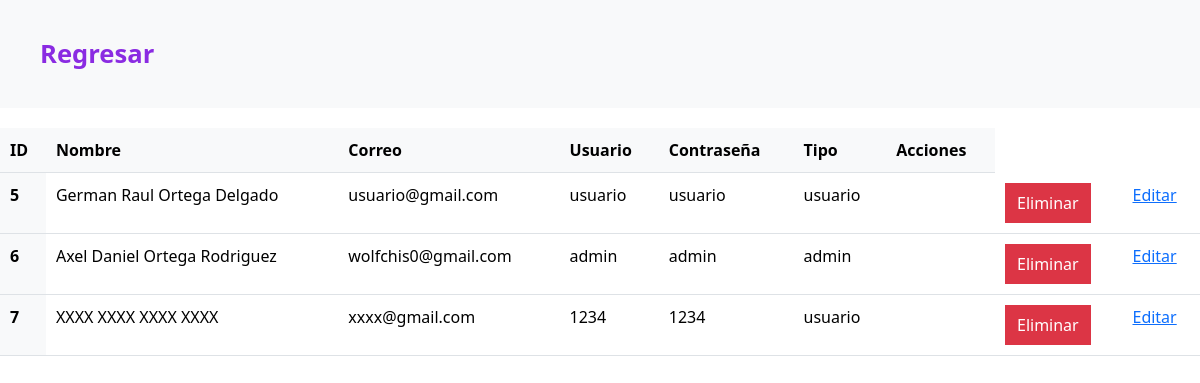
The page /php/leer.php on the database its author committed.
### tables this page shows
CREATE TABLE `usuarios` (
  `id_usuario` int(11) NOT NULL,
  `nombre_completo` varchar(50) NOT NULL,
  `correo` varchar(50) NOT NULL,
  `usuario` varchar(50) NOT NULL,
  `contrasena` varchar(50) NOT NULL,
  `tipo` varchar(45) NOT NULL
);

### php/leer.php (the view, shortened to what this page needs)
<!DOCTYPE html>
<html lang="en">
<head>
    <link rel="stylesheet" href="./css/leer.css">
    <link rel="stylesheet" href="/bootstrap-5.3.0-dist/css/bootstrap.min.css">
</head>
<body>
    <header id="header">
        <a href="../index.php" class="logo">Regresar</a>
    </header>
    <div class="espacio-tabla">
        <table class="table">
            <thead>
                <tr>
                    <th>ID</th>
                    <th>Nombre</th>
                    <th>Correo</th>
                    <th>Usuario</th>
                    <th>Contraseña</th>
                    <th>Tipo</th>
                    <th>Acciones</th>
                </tr>
            </thead>
            <tbody>
                <?php
                include 'conexion.php';
                $sql = "SELECT * FROM usuarios";
                $result = mysqli_query($conexion, $sql);
                while ($mostrar = mysqli_fetch_array($result)) {
                ?>
                    <tr>
                        <th><?php echo $mostrar['id_usuario']; ?></th>
                        <td><?php echo $mostrar['nombre_completo']; ?></td>
                        <td><?php echo $mostrar['correo']; ?></td>
                        <td><?php echo $mostrar['usuario']; ?></td>
                        <td><?php echo $mostrar['contrasena']; ?></td>
                        <td><?php echo $mostrar['tipo']; ?></td>
                        <td>
                            <form action="./eliminar.php" method="POST">
                        <td><input type="submit" value="Eliminar" name="btnEliminar"></td>
                        </form>
                        </td>
                        <td>
                            <a href="./editar.php?id=<?php echo $mostrar['id_usuario']; ?>">Editar</a>
                        </td>
                    </tr>
                <?php
                }
                ?>
            </tbody>
        </table>
    </div>
</body>
</html>

### css/leer.css (style rules this page uses)
#header { display: flex; flex-direction: row; align-items: center; justify-content: space-between; }
#header .logo { text-decoration: none; margin: 0; padding: 25px 30px; font-weight: bold; color: blueviolet; font-size: 1.6em; }

### php/leer.php (style rules this page uses)
.logo { color: #333; font-weight: bold; text-decoration: none; font-size: 20px; }
.table { width: 100%; border-collapse: collapse; margin: 0 auto; }
.table th, .table td { padding: 10px; text-align: left; }
.table th { background-color: #f8f9fa; font-weight: bold; }
input[type="submit"] { background-color: #dc3545; color: #fff; border: none; padding: 8px 12px; cursor: pointer; }
#header { background-color: #f8f9fa; padding: 10px; }
.espacio-tabla { margin-top: 20px; }

### rows shown on the page
usuarios: id_usuario "5", nombre_completo "German Raul Ortega Delgado", correo "usuario@gmail.com", usuario "usuario", contrasena "usuario", tipo "usuario"
usuarios: id_usuario "6", nombre_completo "Axel Daniel Ortega Rodriguez", correo "wolfchis0@gmail.com", usuario "admin", contrasena "admin", tipo "admin"
usuarios: id_usuario "7", nombre_completo "XXXX XXXX XXXX XXXX", correo "xxxx@gmail.com", usuario "1234", contrasena "1234", tipo "usuario"
